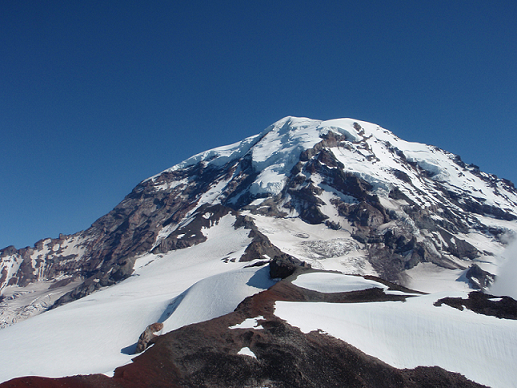
//> input picture TP3/images/set1-1.png, 517 x 388 px
$ ./fast images/set1-1.png images/set1-2.png images/set1-2.png   (built with g++ and OpenCV 4)
//> lines starting //> are read from the running program, lines starting //| are printed output that depends on the picture; after the words box and inside, x2 and y2 are one past the last pixel; in counts of white or black regions, pixels touching at a corner belong together
#include <opencv2/opencv.hpp>
#include <stdio.h>
#include <iostream>
#include <math.h>
#include <vector>

using namespace std;
using namespace cv;

//Size of the patch (1 is 3x3, 2 is 5x5 ...)
#define SIZE_PATCH 2

//Max threshold to accept a match
#define SEUIL 2500

//Difference between best minimum and second best minimum
#define DIFFERENCE_MIN 500

//Number of needed contiguous pixels
#define NB_CONTIGUOUS 12

//Represents a corner point
struct cornerPoint
{
	//Coordinates of the corner point
	Point point;

	//Reference to the best matched cornerPoint
	cornerPoint *match;

	//Mean of the patch for this cornerPoint
	int meanPatch;

	//Score of the best match
	int matchedScore;
};

vector<cornerPoint> getCorners(Mat grayscalePic)
{
	//Delta for a 3x3 circle around the point of interest
	const vector<int> vecDeltaX = {0, 1, 2, 3, 3, 3, 2, 1, 0, -1, -2, -3, -3, -3, -2, -1};
	const vector<int> vecDeltaY = {3, 3, 2, 1, 0, -1, -2, -3, -3, -3, -2, -1, 0, 1, 2, 3};
	vector<cornerPoint> vecCorners;

	for (int row = 0; row < grayscalePic.rows; row++)
	{
		for (int col = 0; col < grayscalePic.cols; col++)
		{
			//Value of the point of interest
			uchar valCenterPixel = grayscalePic.at<uchar>(row, col);

			//Value of the delta of the compared pixel from the point of interest
			int deltaX;
			int deltaY;

			//Delta to be brighter/darker than the point of interest
			int deltaVal = 50;

			//Number of contiguous brighter pixels
			int nbContiguousBrighter = 0;

			//Number of contiguous darker pixels
			int nbContiguousDarker = 0;

			//Looking for a circle and a half around the point of interest
			for (unsigned int k = 0; k < vecDeltaX.size() + NB_CONTIGUOUS - 1; k++)
			{
				//Position of the compared pixel
				deltaX = vecDeltaX.at(k % vecDeltaX.size());
				deltaY = vecDeltaY.at(k % vecDeltaX.size());

				//If the pixel is outside the image
				if (row + deltaX < 0 || row + deltaX >= grayscalePic.rows)
					continue;

				if (col + deltaY < 0 || col + deltaY >= grayscalePic.cols)
					continue;

				//Value of the compared pixel
				uchar valDeltaPixel = grayscalePic.at<uchar>(row + deltaX, col + deltaY);

				//If brighter increment the counter and set darker pixels counter to 0
				if (valCenterPixel + deltaVal > valDeltaPixel)
				{
					nbContiguousBrighter++;
					nbContiguousDarker = 0;
				}

				//If darker increment the counter and set brighter pixels counter to 0
				if (valCenterPixel - deltaVal < valDeltaPixel)
				{
					nbContiguousDarker++;
					nbContiguousBrighter = 0;
				}

				//Save the pixel as a corner
				if (nbContiguousBrighter >= NB_CONTIGUOUS || nbContiguousDarker >= NB_CONTIGUOUS)
				{
					cornerPoint cp = {Point(col, row), nullptr, 0, INT_MAX};
					vecCorners.push_back(cp);

					break;
				}
			}
		}
	}

	return vecCorners;
}

Mat drawCorners(Mat pic, vector<cornerPoint> corners)
{
	//Clone image to draw on it
	Mat picWithCorners = pic.clone();

	for (unsigned int i = 0; i < corners.size(); i++)
	{
		Point corner = corners.at(i).point;

		//Draw a small circle on a corner
		circle(picWithCorners, corner, 1, Scalar(0, 0, 255), 1, 8, 0);
	}
	return picWithCorners;
}

void setPatchMeans(vector<cornerPoint> *myCorners, Mat pic)
{
	for (unsigned int i = 0; i < myCorners->size(); i++)
	{
		//Get current corner point
		Point pixel = myCorners->at(i).point;

		int meanPatch = 0;
		int nbPixel = 0;
		for (int k = -SIZE_PATCH; k <= SIZE_PATCH; k++)
		{
			if (pixel.x + k >= pic.cols || pixel.x + k < 0)
				continue;

			for (int m = -SIZE_PATCH; m <= SIZE_PATCH; m++)
			{
				if (pixel.y + m >= pic.rows || pixel.y + m < 0)
					continue;

				//To correctly calculate the mean
				++nbPixel;

				meanPatch += pic.at<uchar>(pixel.y + k, pixel.x + m);
			}
		}

		//Set the mean of the patch in the cornerPoint
		myCorners->at(i).meanPatch = (uchar)meanPatch / nbPixel;
	}
}

void setMatchs(vector<cornerPoint> *firstCorners, vector<cornerPoint> *secondCorners, Mat firstGrayscalePic, Mat secondGrayscalePic)
{
	for (unsigned int i = 0; i < firstCorners->size(); i++)
	{
		Point comparedPixel = firstCorners->at(i).point;

		int bestPixelIndex = -1;
		long int min = INT_MAX;
		long int min2 = INT_MAX;

		for (unsigned int j = 0; j < secondCorners->size(); j++)
		{
			Point pixelToCompare = secondCorners->at(j).point;

			//Looking for a 3x3 pixel around each corner
			long int SSD = 0;

			//3x3 area around both pixels
			for (int m = -SIZE_PATCH; m <= SIZE_PATCH; m++)
			{
				//To not get out of the image
				if (comparedPixel.y + m >= firstGrayscalePic.rows || comparedPixel.y + m < 0)
					continue;

				if (pixelToCompare.y + m >= secondGrayscalePic.rows || pixelToCompare.y + m < 0)
					continue;

				for (int k = -SIZE_PATCH; k <= SIZE_PATCH; k++)
				{
					//To not get out of the image
					if (comparedPixel.x + k >= firstGrayscalePic.cols || comparedPixel.x + k < 0)
						continue;

					if (pixelToCompare.x + k >= secondGrayscalePic.cols || pixelToCompare.x + k < 0)
						continue;

					//Values of each pixels of the patch
					uchar val1 = firstGrayscalePic.at<uchar>(comparedPixel.y + m, comparedPixel.x + k) - firstCorners->at(i).meanPatch;
					uchar val2 = secondGrayscalePic.at<uchar>(pixelToCompare.y + m, pixelToCompare.x + k) - secondCorners->at(j).meanPatch;

					//Add to SSD
					SSD += (val1 - val2) * (val1 - val2);
				}

				//Set minimum and second best minimum and compare to the SEUIL value to verify if best match
				if (SSD < min && SSD < firstCorners->at(i).matchedScore && SSD < SEUIL)
				{
					min2 = min;
					min = SSD;
					bestPixelIndex = j;
				}
			}
		}

		//Set the best match in the cornerPoint structure and the matched score
		if (min < firstCorners->at(i).matchedScore && bestPixelIndex != -1 && min < SEUIL && (min2 - min) > DIFFERENCE_MIN)
		{
			firstCorners->at(i).matchedScore = min;
			firstCorners->at(i).match = &secondCorners->at(bestPixelIndex);
		}
	}
}

int main(int argc, char **argv)
{
	if (argc < 4)
	{
		cout << "Utilisation : ./fast pic1 pic2 output" << endl;
		return -1;
	}

	//Read pictures given in parameter
	Mat firstOriginalPic = imread(argv[1], CV_LOAD_IMAGE_COLOR);
//> firstOriginalPic is the input picture: 388 rows x 517 cols, CV_8UC3; mean B, G, R 135.7, 109.3, 88.8
	Mat secondOriginalPic = imread(argv[2], CV_LOAD_IMAGE_COLOR);
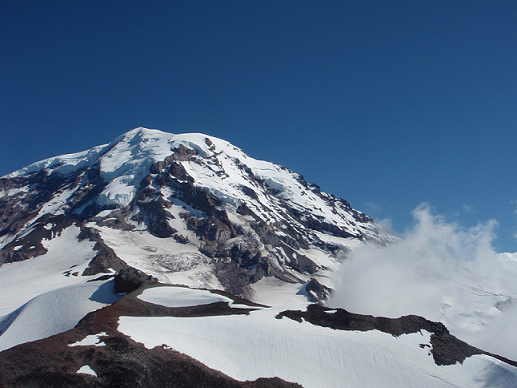
//> input picture TP3/images/set1-2.png, 517 x 388 px
//> secondOriginalPic is the input picture: 388 rows x 517 cols, CV_8UC3; mean B, G, R 134.4, 107.9, 86

	//Create grayscale pictures from images given in parameter
	Mat firstGrayscalePic = imread(argv[1], CV_LOAD_IMAGE_GRAYSCALE);
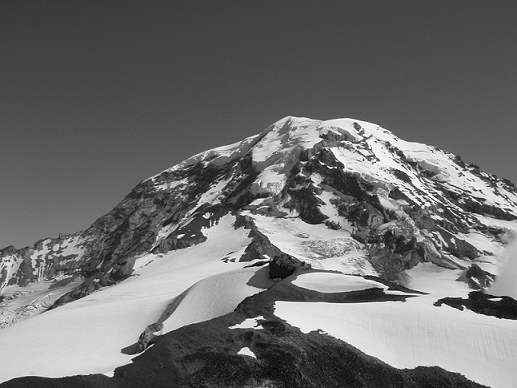
//> firstGrayscalePic: 388 rows x 517 cols, CV_8UC1; min 0, max 255, mean 109
	Mat secondGrayscalePic = imread(argv[2], CV_LOAD_IMAGE_GRAYSCALE);
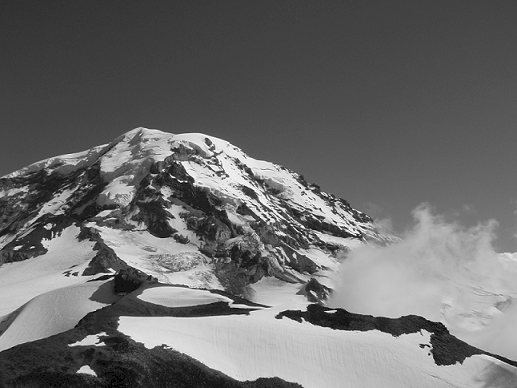
//> secondGrayscalePic: 388 rows x 517 cols, CV_8UC1; min 0, max 255, mean 107.2

	//Check for non existent images
	if (!firstOriginalPic.data || !secondGrayscalePic.data) // Check for invalid input
	{
		cout << "Could not open or find one of the given image" << endl;
		return -1;
	}

	//Get corners for both pictures
	vector<cornerPoint> cornersFirstPic = getCorners(firstGrayscalePic);
//> after the loop in getCorners, `for (int row = 0; row < grayscalePic.rows; row++)`: vecCorners = 1328 items
//> cornersFirstPic = 1328 items
	vector<cornerPoint> cornersSecondPic = getCorners(secondGrayscalePic);
//> cornersSecondPic = 1083 items

	//Draw corners on two pictures
	Mat firstPicWithCorners = drawCorners(firstOriginalPic, cornersFirstPic);
//> the loop in drawCorners, `for (unsigned int i = 0; i < corners.size(); i++)` made 1328 passes
//> corner on passes 1 to 3: Point(289, 119), Point(291, 122), Point(288, 123)
//> after the loop in drawCorners, `for (unsigned int i = 0; i < corners.size(); i++)`:
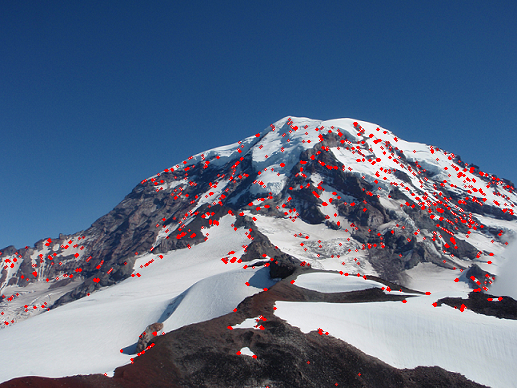
//> picWithCorners: 388 rows x 517 cols, CV_8UC3; 2.2% of pixels changed, all inside (x1, y1, x2, y2) = (0, 118, 514, 388)
	Mat secondPicWithCorners = drawCorners(secondOriginalPic, cornersSecondPic);
//> the loop in drawCorners (call 2), `for (unsigned int i = 0; i < corners.size(); i++)` made 1083 passes
//> corner on passes 1 to 3: Point(140, 134), Point(205, 138), Point(206, 138)
//> after the loop in drawCorners (call 2), `for (unsigned int i = 0; i < corners.size(); i++)`:
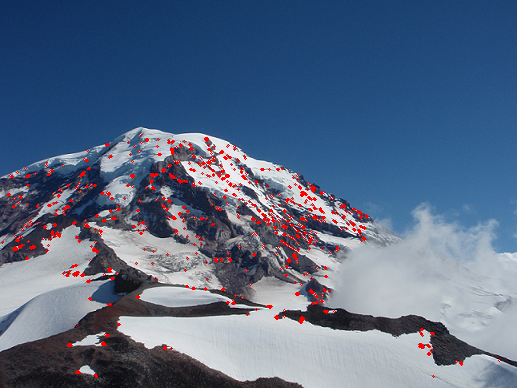
//> picWithCorners: 388 rows x 517 cols, CV_8UC3; 1.79% of pixels changed, all inside (x1, y1, x2, y2) = (1, 133, 501, 378)

	//Create image with two pics side to side
	Mat bothOriginalPic(firstOriginalPic.rows + secondOriginalPic.rows, firstOriginalPic.cols + secondOriginalPic.cols, firstOriginalPic.type());
	hconcat(firstOriginalPic, secondOriginalPic, bothOriginalPic);
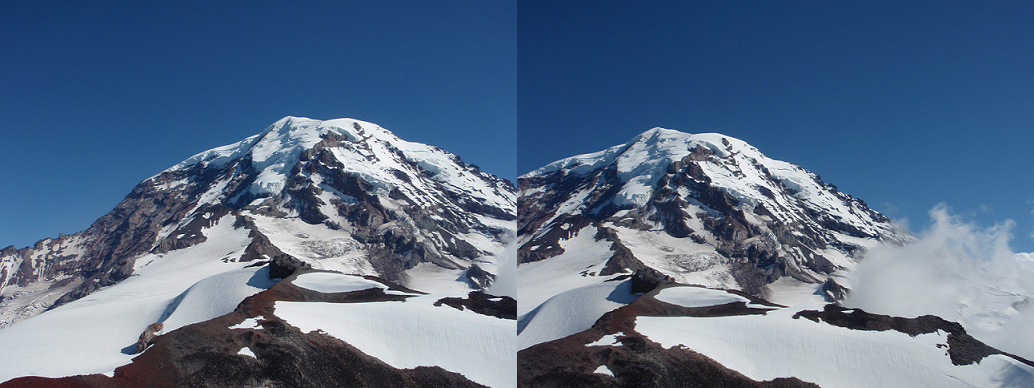
//> bothOriginalPic: 388 rows x 1034 cols, CV_8UC3; mean B, G, R 135.1, 108.6, 87.4

	//Create an image on which lines will be drawn
	Mat joinedCorners;
	joinedCorners = bothOriginalPic.clone();

	//Set means for patch around corners
	setPatchMeans(&cornersFirstPic, firstGrayscalePic);
//> the loop in setPatchMeans, `for (unsigned int i = 0; i < myCorners->size(); i++)` made 1328 passes
//> (pixel, meanPatch) on passes 1 to 3: (Point(289, 119), 3928), (Point(291, 122), 3856), (Point(288, 123), 3010)
	setPatchMeans(&cornersSecondPic, secondGrayscalePic);
//> the loop in setPatchMeans (call 2), `for (unsigned int i = 0; i < myCorners->size(); i++)` made 1083 passes
//> (pixel, meanPatch) on passes 1 to 3: (Point(140, 134), 2826), (Point(205, 138), 4075), (Point(206, 138), 3869)

	//Set matchs in the cornerPoint vectors
	setMatchs(&cornersFirstPic, &cornersSecondPic, firstGrayscalePic, secondGrayscalePic);
//> the loop in setMatchs, `for (unsigned int i = 0; i < firstCorners->size(); i++)` made 1328 passes
//> (comparedPixel, min2, min, bestPixelIndex) on passes 1 to 3: (Point(289, 119), 1074, 830, 672), (Point(291, 122), 1431, 499, 579), (Point(288, 123), 912, 691, 878)
	setMatchs(&cornersSecondPic, &cornersFirstPic, secondGrayscalePic, firstGrayscalePic);

	vector<Point> matchFirstPic;
	vector<Point> matchSecondPic;

	//Married matching
	for (unsigned int i = 0; i < cornersFirstPic.size(); i++)
	{
		cornerPoint *corner = cornersFirstPic.at(i).match;

		if (corner == nullptr)
			continue;

		if (corner->match == nullptr)
			continue;

		//If the match is mutual
		if (cornersFirstPic.at(i).point == corner->match->point)
		{
			line(joinedCorners, Point(cornersFirstPic.at(i).point.x, cornersFirstPic.at(i).point.y), Point(corner->point.x + secondOriginalPic.cols, corner->point.y), Scalar(0, 0, 255), 1);

			matchFirstPic.push_back(cornersFirstPic.at(i).point);
			matchSecondPic.push_back(corner->point);
		}
	}
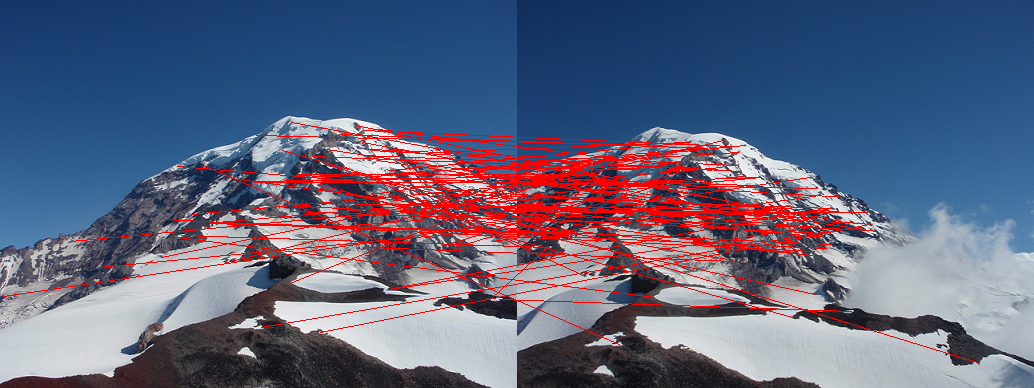
//> joinedCorners: 388 rows x 1034 cols, CV_8UC3; 6.62% of pixels changed, all inside (x1, y1, x2, y2) = (3, 122, 978, 363)

	imshow("Picture", joinedCorners);
	waitKey(0);

	return 0;
}
